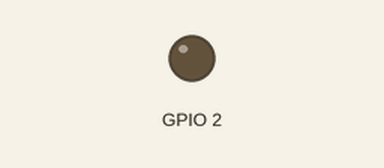
Recording of a sketch running on a simulated ESP32. Parts: output pins drawn as LEDs (lit = HIGH).

Above: at 2.4 s.
At 6.65 s:
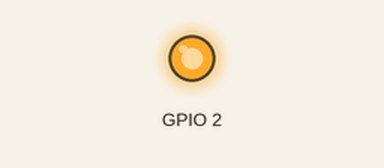
Timing chart, 0 to 7.0 s (numbered marks = the images above):
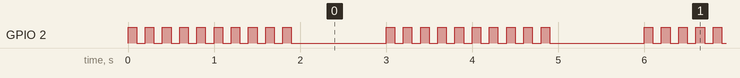

Measured:
- by itself, GPIO 2: repeats every 3.0 s: 9 × (LOW 0.10 s, HIGH 0.10 s), LOW 1.1 s, HIGH 0.10 s
- by itself, everything shown: repeats every 3.0 s, in 8 steps

The sketch:

HelloWorld.ino
```cpp
/*
      Este programa tem a função de piscar o led onboard do ESP32, criando um HelloWorld.

 */

void setup() {

    pinMode(2, OUTPUT);
    digitalWrite(2, LOW);
} // end void setup

void loop() {

    for(int i = 0; i < 10; i++)
    {
        digitalWrite(2, HIGH);
        delay(100);
        digitalWrite(2, LOW);
        delay(100);
    }

    delay(1000);
} // end void loop
```
